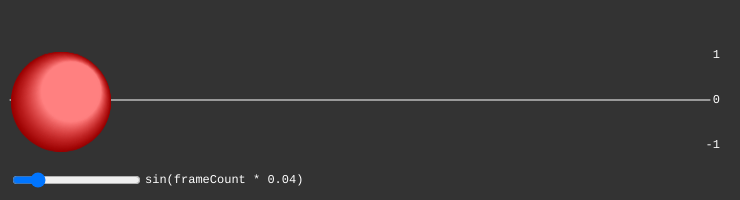
Frame 1 (no input)
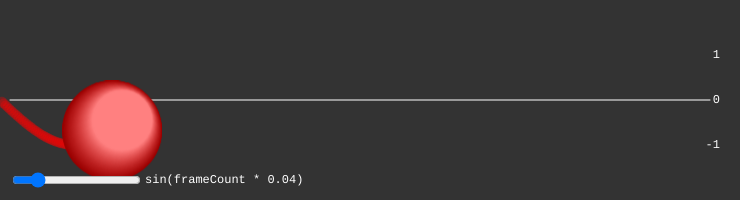
Frame 60 (no input)
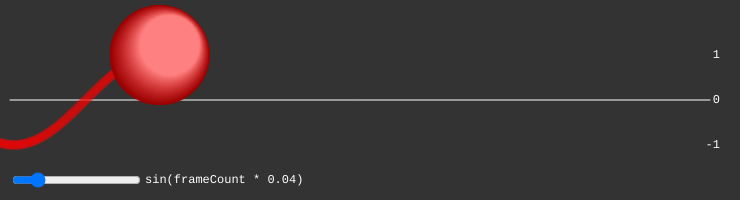
Frame 120 (the mouse pressed at the canvas centre since frame 60)

The p5.js sketch that drew these frames (run headless with seeded random() and noise() and a simulated clock; from frame 60 on, the mouse is pressed at the canvas centre):

// p5.js sketch
// ── sketch.js
/**
 * Animate the position of a ball depending on sin function.
 *
 * Jared Donovan 2018.
 */
 
let xSample = 0;
let x = 60;
let inc = 0.04;
let traceGraphic;
let ballGraphic;
let hu = 0
let sldInc;
let rMargin = 85;
let tMargin = 55;
let bMargin = 55;
 
function setup(){
  createCanvas(740, 200);
  colorMode(HSB);
  fill(hu, 100, 60, 0.9);
  noStroke();
  textFont('monospace');

  sldInc = createSlider(0.01, 0.2, 0.04, 0.01);
  sldInc.position(10, height - 30);  

  ballGraphic = createGraphics(100, 100);
  ballGraphic.noStroke();
  ballGraphic.colorMode(HSB);
  ballGraphic.fill(hu, 100, 60, 0.5);
  for (let i = 0; i < 100; i++){
    let x = map(i, 0, 99, 50, 60);
    let y = map(i, 0, 99, 50, 40);
    let d = map(i, 0, 99, 100, 60);
    let br = map(i, 0, 99, 60, 100);
    let sa = map(i, 0, 99, 100, 50);
    ballGraphic.fill(hu, sa, br, 1);
    ballGraphic.circle(x, y, d)
  }

  traceGraphic = createGraphics(width, height);
  traceGraphic.colorMode(HSB);
  traceGraphic.noStroke();
  traceGraphic.fill(hu, 100, 100, 0.3);
}

function draw(){
  background(20);

  push();
  stroke(255, 50);
  line(10, height / 2, width - 30, height / 2);
  pop();

  // Change the sample point, so we get a slightly different
  // value for x each time.   
  let inc = sldInc.value();
  xSample = xSample + inc;

  // y will have a value between 0..1
  let y = sin(xSample);

  // Scale up the value of y from 0..1 to 100..500
  y = map(y, -1, 1, tMargin, height - bMargin);

  let distRemaining = (width - rMargin) - x;
  x = min(x + distRemaining / (width - rMargin), width - rMargin);

  // Draw a trace into the graphics object
  let pastTrace = traceGraphic.get(0, 0, traceGraphic.width, traceGraphic.height);
  traceGraphic.clear();
  traceGraphic.image(pastTrace, -1, 0, traceGraphic.width, traceGraphic.height);
  traceGraphic.circle(x, y, 10);

  image(traceGraphic, 0, 0);

  // Use the value of y to draw a circle
  //circle(x, y, 100);
  image(ballGraphic, x - 50, y - 50);
  
  fill(255);
  noStroke();
  text(`sin(frameCount * ${roundTo(inc, 2)})`, 145, height - 17);

  push();
  textAlign(RIGHT, CENTER);
  text(0, width - 20, height / 2);
  text(1, width - 20, tMargin);
  text(-1, width - 20, height - bMargin);
  pop();

}

function roundTo(num, places){
  let power = pow(10, places);
  return floor(power * num) / power;
}
